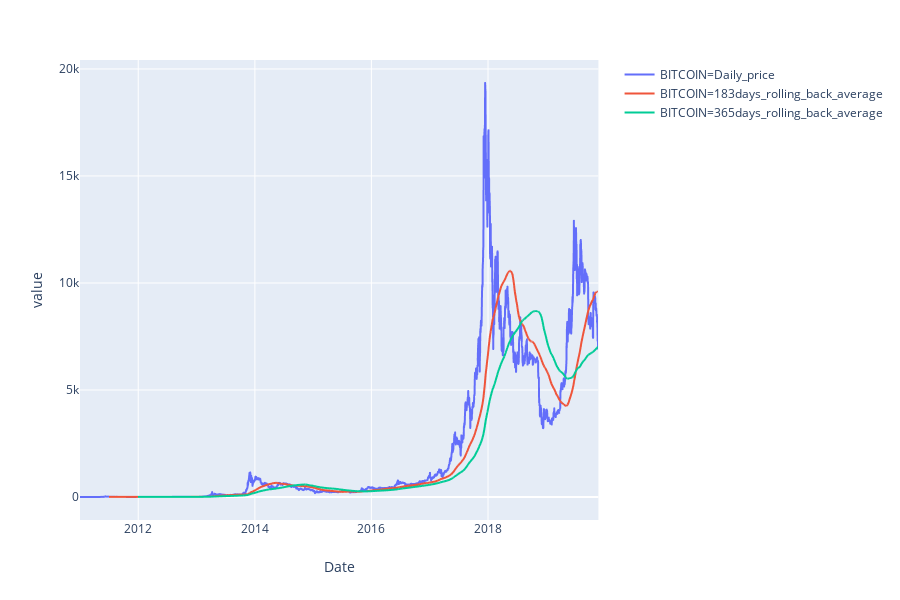

The notebook cell this image was saved under:
### Code cell
bitcoin_historical_1 = bitcoin_historical.melt(id_vars=['Date']+list(bitcoin_historical.keys()[4:]), var_name='BITCOIN')
px.line(bitcoin_historical_1, x='Date', y='value', color='BITCOIN' )

### Figure 1 — Plotly figure (JSON) as saved in the notebook; plotly's stock layout.template omitted (floating-point values rounded to 4 significant figures; data arrays with more than 128 entries replaced by an {"elided": "..."} marker saying what was removed)
{"data": [{"hoverlabel": {"namelength": 0}, "hovertemplate": "BITCOIN=Daily_price<br>Date=%{x}<br>value=%{y}", "legendgroup": "BITCOIN=Daily_price", "line": {"color": "#636efa", "dash": "solid"}, "mode": "lines", "name": "BITCOIN=Daily_price", "showlegend": true, "type": "scattergl", "x": {"elided": "3250 str values"}, "xaxis": "x", "y": {"elided": "3250 float values"}, "yaxis": "y"}, {"hoverlabel": {"namelength": 0}, "hovertemplate": "BITCOIN=183days_rolling_back_average<br>Date=%{x}<br>value=%{y}", "legendgroup": "BITCOIN=183days_rolling_back_average", "line": {"color": "#EF553B", "dash": "solid"}, "mode": "lines", "name": "BITCOIN=183days_rolling_back_average", "showlegend": true, "type": "scattergl", "x": {"elided": "3250 str values"}, "xaxis": "x", "y": {"elided": "3250 float values"}, "yaxis": "y"}, {"hoverlabel": {"namelength": 0}, "hovertemplate": "BITCOIN=365days_rolling_back_average<br>Date=%{x}<br>value=%{y}", "legendgroup": "BITCOIN=365days_rolling_back_average", "line": {"color": "#00cc96", "dash": "solid"}, "mode": "lines", "name": "BITCOIN=365days_rolling_back_average", "showlegend": true, "type": "scattergl", "x": {"elided": "3250 str values"}, "xaxis": "x", "y": {"elided": "3250 float values"}, "yaxis": "y"}], "layout": {"height": 600, "legend": {"tracegroupgap": 0}, "margin": {"t": 60}, "xaxis": {"anchor": "y", "domain": [0, 0.98], "title": {"text": "Date"}}, "yaxis": {"anchor": "x", "domain": [0, 1], "title": {"text": "value"}}}}
